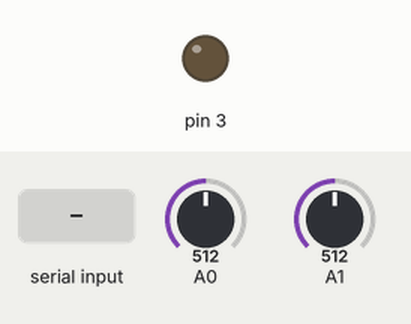
This sketch was run on a simulated Arduino Uno, built with avr-gcc and run on an emulated ATmega328P. On the bench: output pins drawn as LEDs (lit = HIGH). Inputs (shaded band) come from the test bench; at power-on: A1 = 512, A0 = 512. Pins used as bus, display or sensor lines are not drawn; what the sketch prints to the serial monitor is not drawn.

Above: at 1.2 s.
1.3 s: byte 1 (1) received over Serial
2.9 s: A1 set to 490
Timing chart, 0 to 5.9 s (numbered marks = the images above; inputs shaded):
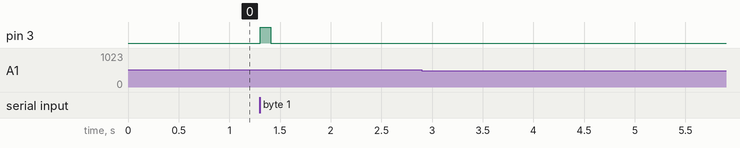

The sketch:

coordinator.ino
```cpp
void setup()
{
  Serial.begin(9600);
  pinMode(2,OUTPUT);
  pinMode(3,OUTPUT);
}
int button = 0;
int a, b, ran;
void loop()
{
    a = analogRead(0);
    ran = analogRead(1) ;
    int b;

    b = Serial.read();

    Serial.println(ran);
  if (a>30 && ran < 500){
    Serial.write(1);
  }
  if (a < 30 && ran > 500 ){
    Serial.write(2);
  }
  if (a > 30 && ran > 500){
    Serial.write(2);
  }

    if(b == -1){
      digitalWrite(2,HIGH);
      digitalWrite(3,LOW);
    }
    if(b == 1){
      digitalWrite(3,HIGH);
      digitalWrite(2,LOW);
    }
    else{
      digitalWrite(2,LOW);
      digitalWrite(3,LOW);
    }
  delay(100);
 }
```

Measured:
- after the input at 1.3 s, pin 3: LOW → HIGH at once, → LOW 0.10 s later
- after the input at 2.9 s, every drawn part: stays the same
